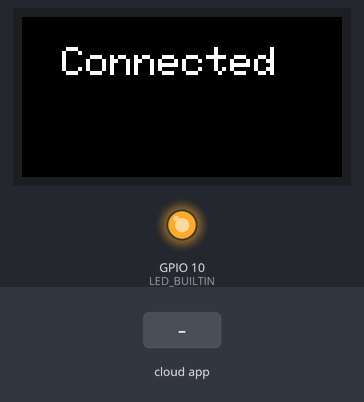
A sketch run on a simulated ESP32-S3. Shown: 160×80 colour display, output pins drawn as LEDs (lit = HIGH). The test bench sets the inputs (shaded band). WiFi joins after 1.5 s; servers stay silent unless stated; the Firebase database answers and starts empty; not simulated (calls return 0 or success): secrets.h; what the sketch prints to the serial monitor is not drawn.

Above: at 4.1 s.
4.2 s: the phone or cloud app sets LED_STATUS to ON
At 9.3 s:
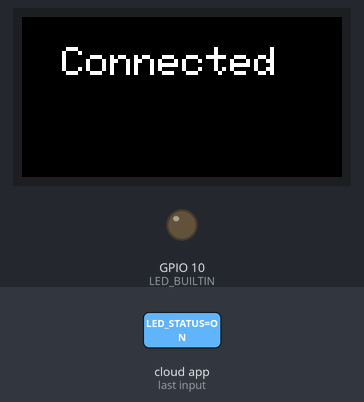
9.7 s: the phone or cloud app sets LED_STATUS to OFF
At 13.8 s:
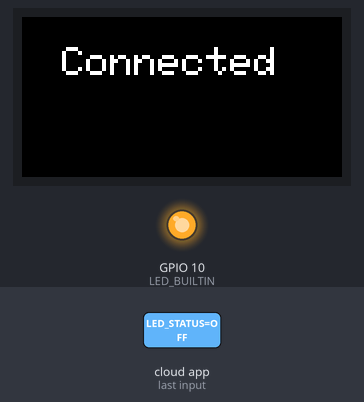
Timing chart, 0 to 15.3 s (numbered marks = the images above; inputs shaded):
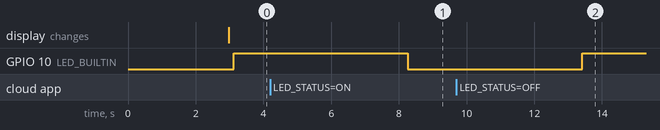

The sketch:

sketch.ino
```cpp
// Assignment from class CSC230

#include "secrets.h"
#include <M5StickC.h>
#include <WiFi.h>
#include <IOXhop_FirebaseESP32.h>

#define LED_BUILTIN 10

String fireStatus = "";

void setup() {
  M5.begin();

  Serial.begin(9600);
  delay(1000);
  pinMode(LED_BUILTIN, OUTPUT);

  WiFi.begin(WIFI_SSID, WIFI_PASSWORD);
  Serial.print("Connecting to " ) ;
  Serial.print(WIFI_SSID);

  while (WiFi.status() != WL_CONNECTED) {
    Serial.print(".");
    delay(500);
  }

  Firebase.begin(FIREBASE_HOST, FIREBASE_AUTH);
  Firebase.setString("LED_STATUS", "OFF");

  M5.Lcd.begin();
  M5.Lcd.setRotation(3);
  M5.Lcd.fillScreen(BLACK);
  M5.Lcd.setTextSize(2);
  M5.Lcd.setCursor(20, 15);
  M5.Lcd.println("Connected ");
  M5.Lcd.print(WIFI_SSID);
}


void loop() {
  // Get the LED's status from the database
  fireStatus = Firebase.getString("LED_STATUS");

  // If the LED should be off
  if (fireStatus == "OFF")
  {
    // Print that it will be turned off
    Serial.println("Led Turned OFF");
    // Turn it off
    digitalWrite(LED_BUILTIN, HIGH);
    // If the LED should be on
  } else if (fireStatus == "ON") {
    // Print that it will be turned on
    Serial.println("Led Turned ON");
    // Turn it on
    digitalWrite(LED_BUILTIN, LOW);
  // Otherwise
  } else {
    // Print that the value is incorrect
    Serial.println("Wrong Credential! Please send ON/OFF");
  }

  // Wait 5 seconds
  delay(5000);
}
```

Measured:
- after the input at 4.2 s, GPIO 10 (LED_BUILTIN): HIGH → LOW after 4.1 s
- after the input at 9.7 s, GPIO 10 (LED_BUILTIN): LOW → HIGH after 3.7 s
